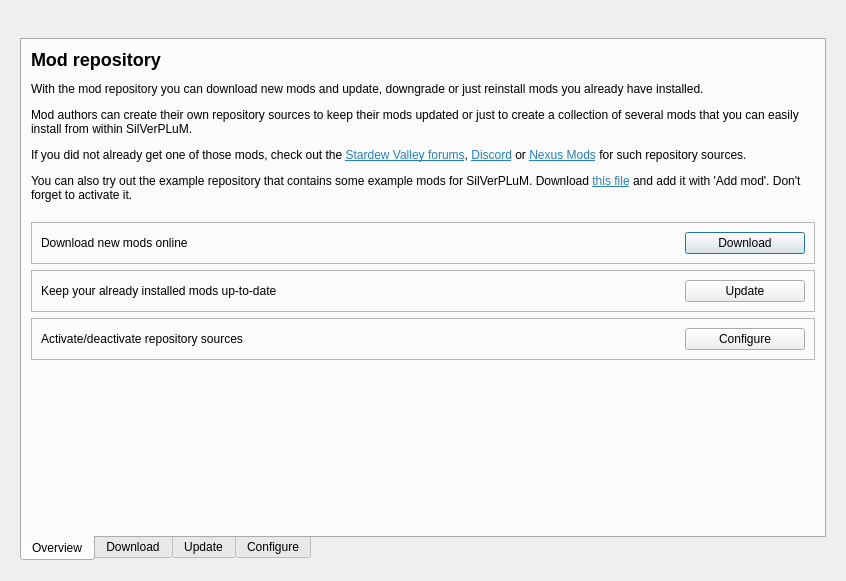
<?xml version="1.0" encoding="UTF-8"?>
<ui version="4.0">
 <class>ModRepositoryWindow</class>
 <widget class="QDialog" name="ModRepositoryWindow">
  <property name="geometry">
   <rect>
    <x>0</x>
    <y>0</y>
    <width>846</width>
    <height>581</height>
   </rect>
  </property>
  <property name="windowTitle">
   <string>Mod repository</string>
  </property>
  <property name="windowIcon">
   <iconset resource="resources.qrc">
    <normaloff>:/resources/icons/application-128.png</normaloff>:/resources/icons/application-128.png</iconset>
  </property>
  <property name="locale">
   <locale language="English" country="UnitedStates"/>
  </property>
  <layout class="QGridLayout" name="gridLayout">
   <item row="2" column="0">
    <widget class="QStackedWidget" name="stackedWidget">
     <property name="currentIndex">
      <number>0</number>
     </property>
     <widget class="QWidget" name="mainPage">
      <layout class="QVBoxLayout" name="verticalLayout_5">
       <item>
        <widget class="MessageWidget" name="updateMessageWidget" native="true"/>
       </item>
       <item>
        <widget class="MessageWidget" name="generalMessageWidget" native="true"/>
       </item>
       <item>
        <widget class="MessageWidget" name="errorMessageWidget" native="true"/>
       </item>
       <item>
        <widget class="QTabWidget" name="tabWidget">
         <property name="tabPosition">
          <enum>QTabWidget::South</enum>
         </property>
         <property name="currentIndex">
          <number>0</number>
         </property>
         <widget class="QWidget" name="tabWelcome">
          <attribute name="title">
           <string>Overview</string>
          </attribute>
          <layout class="QVBoxLayout" name="verticalLayout">
           <item>
            <widget class="QLabel" name="label">
             <property name="text">
              <string>&lt;html&gt;&lt;head/&gt;&lt;body&gt;&lt;p&gt;&lt;span style=&quot; font-size:x-large; font-weight:600;&quot;&gt;Mod repository&lt;/span&gt;&lt;/p&gt;&lt;p&gt;With the mod repository you can download new mods and update, downgrade or just reinstall mods you already have installed.&lt;/p&gt;&lt;p&gt;Mod authors can create their own repository sources to keep their mods updated or just to create a collection of several mods that you can easily install from within SilVerPLuM.&lt;/p&gt;&lt;p&gt;If you did not already get one of those mods, check out the &lt;a href=&quot;http://community.playstarbound.com/forums/mods.215/&quot;&gt;&lt;span style=&quot; text-decoration: underline; color:#2980b9;&quot;&gt;Stardew Valley forums&lt;/span&gt;&lt;/a&gt;, &lt;a href=&quot;https://discordapp.com/channels/137344473976799233/156109690059751424&quot;&gt;&lt;span style=&quot; text-decoration: underline; color:#2980b9;&quot;&gt;Discord&lt;/span&gt;&lt;/a&gt; or &lt;a href=&quot;http://www.nexusmods.com/stardewvalley/&quot;&gt;&lt;span style=&quot; text-decoration: underline; color:#2980b9;&quot;&gt;Nexus Mods&lt;/span&gt;&lt;/a&gt; for such repository sources.&lt;/p&gt;&lt;p&gt;You can also try out the example repository that contains some example mods for SilVerPLuM. Download &lt;a href=&quot;https://github.com/rumangerst/SilVerPLuM/blob/master/examples/examplerepository.zip&quot;&gt;&lt;span style=&quot; text-decoration: underline; color:#2980b9;&quot;&gt;this file&lt;/span&gt;&lt;/a&gt; and add it with 'Add mod'. Don't forget to activate it.&lt;br/&gt;&lt;/p&gt;&lt;/body&gt;&lt;/html&gt;</string>
             </property>
             <property name="wordWrap">
              <bool>true</bool>
             </property>
             <property name="openExternalLinks">
              <bool>true</bool>
             </property>
            </widget>
           </item>
           <item>
            <widget class="QFrame" name="frame">
             <property name="frameShape">
              <enum>QFrame::StyledPanel</enum>
             </property>
             <property name="frameShadow">
              <enum>QFrame::Raised</enum>
             </property>
             <layout class="QHBoxLayout" name="horizontalLayout">
              <item>
               <widget class="QLabel" name="label_2">
                <property name="text">
                 <string>Download new mods online</string>
                </property>
               </widget>
              </item>
              <item>
               <spacer name="horizontalSpacer">
                <property name="orientation">
                 <enum>Qt::Horizontal</enum>
                </property>
                <property name="sizeHint" stdset="0">
                 <size>
                  <width>370</width>
                  <height>20</height>
                 </size>
                </property>
               </spacer>
              </item>
              <item>
               <widget class="QPushButton" name="btnOverviewDownload">
                <property name="minimumSize">
                 <size>
                  <width>120</width>
                  <height>0</height>
                 </size>
                </property>
                <property name="text">
                 <string>Download</string>
                </property>
                <property name="icon">
                 <iconset theme="edit-download">
                  <normaloff>.</normaloff>.</iconset>
                </property>
               </widget>
              </item>
             </layout>
            </widget>
           </item>
           <item>
            <widget class="QFrame" name="frame_2">
             <property name="frameShape">
              <enum>QFrame::StyledPanel</enum>
             </property>
             <property name="frameShadow">
              <enum>QFrame::Raised</enum>
             </property>
             <layout class="QHBoxLayout" name="horizontalLayout_2">
              <item>
               <widget class="QLabel" name="label_3">
                <property name="text">
                 <string>Keep your already installed mods up-to-date</string>
                </property>
               </widget>
              </item>
              <item>
               <spacer name="horizontalSpacer_2">
                <property name="orientation">
                 <enum>Qt::Horizontal</enum>
                </property>
                <property name="sizeHint" stdset="0">
                 <size>
                  <width>269</width>
                  <height>20</height>
                 </size>
                </property>
               </spacer>
              </item>
              <item>
               <widget class="QPushButton" name="btnOverviewUpdate">
                <property name="minimumSize">
                 <size>
                  <width>120</width>
                  <height>0</height>
                 </size>
                </property>
                <property name="text">
                 <string>Update</string>
                </property>
                <property name="icon">
                 <iconset theme="update-none">
                  <normaloff>.</normaloff>.</iconset>
                </property>
               </widget>
              </item>
             </layout>
            </widget>
           </item>
           <item>
            <widget class="QFrame" name="frame_3">
             <property name="frameShape">
              <enum>QFrame::StyledPanel</enum>
             </property>
             <property name="frameShadow">
              <enum>QFrame::Raised</enum>
             </property>
             <layout class="QHBoxLayout" name="horizontalLayout_3">
              <item>
               <widget class="QLabel" name="label_4">
                <property name="text">
                 <string>Activate/deactivate repository sources</string>
                </property>
               </widget>
              </item>
              <item>
               <spacer name="horizontalSpacer_3">
                <property name="orientation">
                 <enum>Qt::Horizontal</enum>
                </property>
                <property name="sizeHint" stdset="0">
                 <size>
                  <width>307</width>
                  <height>20</height>
                 </size>
                </property>
               </spacer>
              </item>
              <item>
               <widget class="QPushButton" name="btnOverviewConfigure">
                <property name="minimumSize">
                 <size>
                  <width>120</width>
                  <height>0</height>
                 </size>
                </property>
                <property name="text">
                 <string>Configure</string>
                </property>
                <property name="icon">
                 <iconset theme="settings-configure">
                  <normaloff>.</normaloff>.</iconset>
                </property>
               </widget>
              </item>
             </layout>
            </widget>
           </item>
           <item>
            <spacer name="verticalSpacer">
             <property name="orientation">
              <enum>Qt::Vertical</enum>
             </property>
             <property name="sizeHint" stdset="0">
              <size>
               <width>20</width>
               <height>40</height>
              </size>
             </property>
            </spacer>
           </item>
          </layout>
         </widget>
         <widget class="QWidget" name="tabDownload">
          <attribute name="title">
           <string>Download</string>
          </attribute>
          <layout class="QVBoxLayout" name="verticalLayout_6">
           <item>
            <widget class="QWidget" name="widget" native="true">
             <layout class="QHBoxLayout" name="horizontalLayout_5">
              <item>
               <widget class="QPushButton" name="btnFetchSources_download">
                <property name="text">
                 <string>Fetch repository sources</string>
                </property>
                <property name="icon">
                 <iconset theme="view-refresh">
                  <normaloff>.</normaloff>.</iconset>
                </property>
                <property name="flat">
                 <bool>true</bool>
                </property>
               </widget>
              </item>
              <item>
               <spacer name="horizontalSpacer_5">
                <property name="orientation">
                 <enum>Qt::Horizontal</enum>
                </property>
                <property name="sizeHint" stdset="0">
                 <size>
                  <width>482</width>
                  <height>20</height>
                 </size>
                </property>
               </spacer>
              </item>
              <item>
               <widget class="CategoryComboBox" name="downloadCategoryFilter">
                <property name="sizePolicy">
                 <sizepolicy hsizetype="Preferred" vsizetype="Preferred">
                  <horstretch>0</horstretch>
                  <verstretch>0</verstretch>
                 </sizepolicy>
                </property>
                <property name="minimumSize">
                 <size>
                  <width>120</width>
                  <height>0</height>
                 </size>
                </property>
                <property name="sizeAdjustPolicy">
                 <enum>QComboBox::AdjustToContents</enum>
                </property>
                <property name="frame">
                 <bool>false</bool>
                </property>
               </widget>
              </item>
              <item>
               <widget class="QLineEdit" name="downloadSearch">
                <property name="sizePolicy">
                 <sizepolicy hsizetype="Minimum" vsizetype="Fixed">
                  <horstretch>0</horstretch>
                  <verstretch>0</verstretch>
                 </sizepolicy>
                </property>
                <property name="minimumSize">
                 <size>
                  <width>200</width>
                  <height>0</height>
                 </size>
                </property>
                <property name="placeholderText">
                 <string>Search ...</string>
                </property>
               </widget>
              </item>
             </layout>
            </widget>
           </item>
           <item>
            <widget class="ModRepositoryEntryList" name="downloadList" native="true">
             <property name="sizePolicy">
              <sizepolicy hsizetype="Preferred" vsizetype="Expanding">
               <horstretch>0</horstretch>
               <verstretch>0</verstretch>
              </sizepolicy>
             </property>
            </widget>
           </item>
          </layout>
         </widget>
         <widget class="QWidget" name="tabUpdate">
          <attribute name="title">
           <string>Update</string>
          </attribute>
          <layout class="QVBoxLayout" name="verticalLayout_7">
           <item>
            <widget class="QWidget" name="widget_3" native="true">
             <layout class="QHBoxLayout" name="horizontalLayout_6">
              <item>
               <widget class="QPushButton" name="btnFetchSources_update">
                <property name="text">
                 <string>Fetch repository sources</string>
                </property>
                <property name="icon">
                 <iconset theme="view-refresh">
                  <normaloff>.</normaloff>.</iconset>
                </property>
                <property name="flat">
                 <bool>true</bool>
                </property>
               </widget>
              </item>
              <item>
               <widget class="QPushButton" name="btnUpgradeAll">
                <property name="text">
                 <string>Update all</string>
                </property>
                <property name="icon">
                 <iconset theme="edit-download">
                  <normaloff>.</normaloff>.</iconset>
                </property>
                <property name="flat">
                 <bool>true</bool>
                </property>
               </widget>
              </item>
              <item>
               <spacer name="horizontalSpacer_6">
                <property name="orientation">
                 <enum>Qt::Horizontal</enum>
                </property>
                <property name="sizeHint" stdset="0">
                 <size>
                  <width>211</width>
                  <height>20</height>
                 </size>
                </property>
               </spacer>
              </item>
              <item>
               <widget class="CategoryComboBox" name="updateCategoryFilter">
                <property name="sizePolicy">
                 <sizepolicy hsizetype="Preferred" vsizetype="Preferred">
                  <horstretch>0</horstretch>
                  <verstretch>0</verstretch>
                 </sizepolicy>
                </property>
                <property name="minimumSize">
                 <size>
                  <width>120</width>
                  <height>0</height>
                 </size>
                </property>
                <property name="sizeAdjustPolicy">
                 <enum>QComboBox::AdjustToContents</enum>
                </property>
                <property name="frame">
                 <bool>false</bool>
                </property>
               </widget>
              </item>
              <item>
               <widget class="QLineEdit" name="updateSearch">
                <property name="sizePolicy">
                 <sizepolicy hsizetype="Minimum" vsizetype="Fixed">
                  <horstretch>0</horstretch>
                  <verstretch>0</verstretch>
                 </sizepolicy>
                </property>
                <property name="minimumSize">
                 <size>
                  <width>200</width>
                  <height>0</height>
                 </size>
                </property>
                <property name="placeholderText">
                 <string>Search ...</string>
                </property>
               </widget>
              </item>
             </layout>
            </widget>
           </item>
           <item>
            <widget class="ModRepositoryEntryList" name="updateList" native="true">
             <property name="sizePolicy">
              <sizepolicy hsizetype="Preferred" vsizetype="Expanding">
               <horstretch>0</horstretch>
               <verstretch>0</verstretch>
              </sizepolicy>
             </property>
            </widget>
           </item>
          </layout>
         </widget>
         <widget class="QWidget" name="tabRepositories">
          <attribute name="title">
           <string>Configure</string>
          </attribute>
          <layout class="QVBoxLayout" name="verticalLayout_4">
           <item>
            <widget class="QScrollArea" name="scrollArea">
             <property name="frameShape">
              <enum>QFrame::NoFrame</enum>
             </property>
             <property name="widgetResizable">
              <bool>true</bool>
             </property>
             <widget class="QWidget" name="scrollAreaWidgetContents">
              <property name="geometry">
               <rect>
                <x>0</x>
                <y>0</y>
                <width>802</width>
                <height>462</height>
               </rect>
              </property>
              <layout class="QVBoxLayout" name="verticalLayout_3">
               <item>
                <widget class="PipelineListWidget" name="repositorySourcePipelines" native="true"/>
               </item>
               <item>
                <spacer name="verticalSpacer_2">
                 <property name="orientation">
                  <enum>Qt::Vertical</enum>
                 </property>
                 <property name="sizeHint" stdset="0">
                  <size>
                   <width>20</width>
                   <height>40</height>
                  </size>
                 </property>
                </spacer>
               </item>
              </layout>
             </widget>
            </widget>
           </item>
          </layout>
         </widget>
        </widget>
       </item>
      </layout>
     </widget>
     <widget class="QWidget" name="progressPage">
      <layout class="QVBoxLayout" name="verticalLayout_2">
       <item>
        <widget class="QTreeWidget" name="progressLog">
         <property name="editTriggers">
          <set>QAbstractItemView::NoEditTriggers</set>
         </property>
         <property name="columnCount">
          <number>6</number>
         </property>
         <column>
          <property name="text">
           <string>Type</string>
          </property>
         </column>
         <column>
          <property name="text">
           <string>Time</string>
          </property>
         </column>
         <column>
          <property name="text">
           <string>Component</string>
          </property>
         </column>
         <column>
          <property name="text">
           <string>Subcomponent</string>
          </property>
         </column>
         <column>
          <property name="text">
           <string>Operation</string>
          </property>
         </column>
         <column>
          <property name="text">
           <string>Message</string>
          </property>
         </column>
        </widget>
       </item>
       <item>
        <widget class="QProgressBar" name="progressProgress">
         <property name="maximum">
          <number>0</number>
         </property>
         <property name="value">
          <number>0</number>
         </property>
         <property name="textVisible">
          <bool>false</bool>
         </property>
        </widget>
       </item>
       <item>
        <widget class="QWidget" name="widget_2" native="true">
         <layout class="QHBoxLayout" name="horizontalLayout_4">
          <item>
           <widget class="QLabel" name="label_5">
            <property name="text">
             <string>You will find more information in the 'Profile log'</string>
            </property>
           </widget>
          </item>
          <item>
           <spacer name="horizontalSpacer_4">
            <property name="orientation">
             <enum>Qt::Horizontal</enum>
            </property>
            <property name="sizeHint" stdset="0">
             <size>
              <width>40</width>
              <height>20</height>
             </size>
            </property>
           </spacer>
          </item>
          <item>
           <widget class="QPushButton" name="progressStop">
            <property name="text">
             <string>Cancel</string>
            </property>
            <property name="icon">
             <iconset theme="dialog-cancel">
              <normaloff>.</normaloff>.</iconset>
            </property>
           </widget>
          </item>
         </layout>
        </widget>
       </item>
      </layout>
     </widget>
    </widget>
   </item>
  </layout>
 </widget>
 <customwidgets>
  <customwidget>
   <class>MessageWidget</class>
   <extends>QWidget</extends>
   <header>messagewidget.h</header>
   <container>1</container>
  </customwidget>
  <customwidget>
   <class>CategoryComboBox</class>
   <extends>QComboBox</extends>
   <header>categorycombobox.h</header>
  </customwidget>
  <customwidget>
   <class>PipelineListWidget</class>
   <extends>QWidget</extends>
   <header>pipelinelistwidget.h</header>
   <container>1</container>
  </customwidget>
  <customwidget>
   <class>ModRepositoryEntryList</class>
   <extends>QWidget</extends>
   <header>modrepositoryentrylist.h</header>
   <container>1</container>
  </customwidget>
 </customwidgets>
 <resources>
  <include location="resources.qrc"/>
 </resources>
 <connections/>
</ui>
